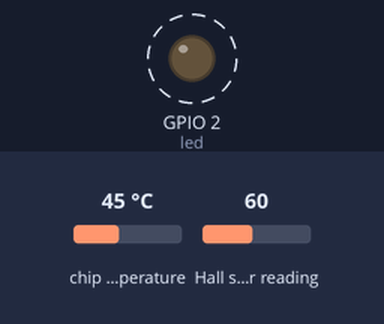
Bench run of a program on a simulated ESP32 board running MicroPython. Parts: output pins drawn as LEDs (lit = HIGH). Dashed ring = blinking. The inputs (shaded band) are chosen by the test bench; at power-on: chip temperature 45 °C, Hall sensor reading 60. What the program prints to the serial console is not drawn.

Above: at 0.5 s.
Timing chart, 0 to 3.0 s (numbered marks = the images above):
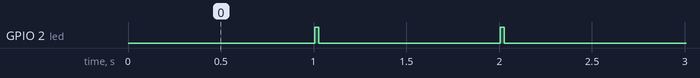

The program:

ESP32_internals.py
```python
# ESP32_Internals.py
# This sample program shows some information
# and uses some on-board resources to illustrate their query
# (c) 2019-01-29 Claus Kuehnel (info@ckuehnel.ch

import machine, time, sys, uos, ubinascii, esp, esp32
from machine import Timer
from machine import Pin


led = Pin(2, Pin.OUT)   # external LED on ESP32 DevKit

def blink():
	led.on()
	time.sleep_ms(20)      # LED on for 20 milliseconds
	led.off()


print('\nThis program will show some information')
print('and the usage of some on-board ressources of ESP32 DevKit\n')
print('The external led blinks ones per second\n')

print('This is a {}'.format(uos.uname().machine))
print('Installed firmware version is {}\n'.format(uos.uname().version))
print('Platform is {}'.format(sys.platform))
print('Micropython version is {}'.format(sys.version))
print('Flash size is {:4.2f} MByte'.format(esp.flash_size()/1000000))
print('CPU frequency is {:3.0f} MHz'.format(machine.freq()/1000000))
print('Chip temperature is {:3.1f} *C'.format((esp32.raw_temperature()-32)*5/9))
print('Hall sensor readout is {}\n'.format(esp32.hall_sensor()))

UID = ubinascii.hexlify(machine.unique_id()).decode('utf-8')
print('Length of UID is {} bytes'.format(int(len(UID)/2)))
print('UID is {}\n'.format(UID))

t = Timer(-1) # virtual (RTOS-based) timer
t.init(period=1000, mode=Timer.PERIODIC, callback=lambda f: blink())

print('Press the USR button to change the blink frequency')
print('Ctrl-C stopps the running program')

usrButton = Pin(0, Pin.IN, Pin.PULL_UP) 	# USR Button

global state
state = 0

while True:
	btn = usrButton.value()

	if btn == 1 and state == 0:
		state = 1
		#print('Button released')
		t.init(period=1000, mode=Timer.PERIODIC, callback=lambda f: blink())


	if btn == 0 and state ==1:
		state = 0
		#print('Button pressed')
		t.init(period=100, mode=Timer.PERIODIC, callback=lambda f: blink())
```

Measured:
- by itself, GPIO 2 (led): alternates HIGH for 0.02 s and LOW for 0.98 s
